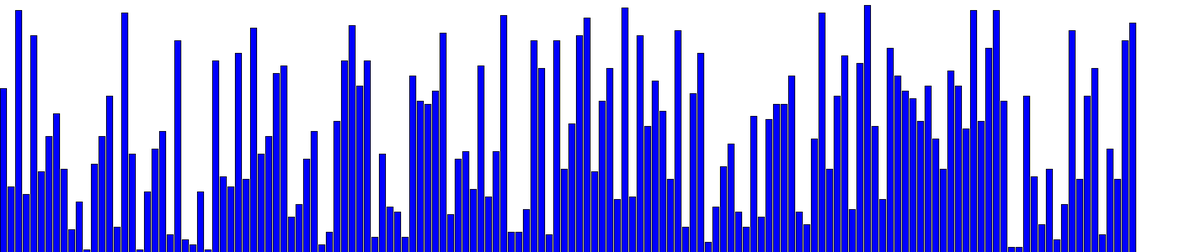
Frame 1 (no input)
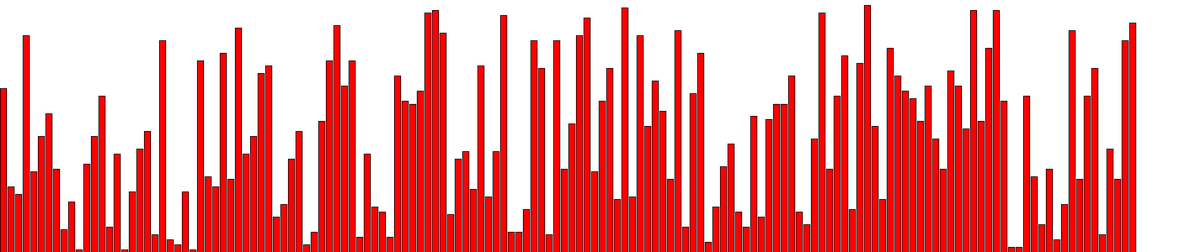
Frame 60 (the mouse pressed at the canvas centre just before this capture)
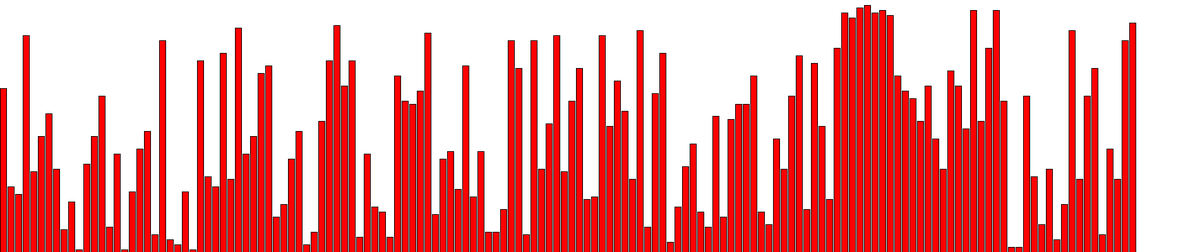
Frame 120 (the mouse held since frame 60 and released just before this capture)

The Processing sketch that drew these frames (run headless with seeded random() and noise(); from frame 60 on, the mouse is pressed at the canvas centre):

// Processing sketch: qcksrt
// ── qcksrt.pde
int[] values;
boolean sorting = false;
ArrayList<Task> tasks = new ArrayList<Task>();
PartitionState pState = null;

void setup() {
  size(1900, 400);
  initializeArray(150); // Adjust the array size as desired
}

void draw() {
  background(255);
  barDraw();
  
  if (sorting) {
    quickSortStep();
  }
}

// Draws the bars; if a bar is in the current partition, it is red.
void barDraw() {
  int barWidth = max(1, width / values.length);
  for (int i = 0; i < values.length; i++) {
    // Highlight bars in the active partition in red.
    if (pState != null && i >= pState.low && i <= pState.high) {
      fill(255, 0, 0); // Red
    } else {
      fill(0, 0, 255); // Blue
    }
    
    int barHeight = int(map(values[i], 0, 100, 0, height));
    rect(i * barWidth, height - barHeight, barWidth - 2, barHeight);
  }
}

// Performs one step of QuickSort per frame.
void quickSortStep() {
  if (pState != null) {
    // Process one step of partitioning per frame.
    if (pState.j < pState.high) {
      if (values[pState.j] < pState.pivot) {
        pState.i++;
        swap(values, pState.i, pState.j);
      }
      pState.j++;  // Move to the next element.
    } else {
      // Partition is complete; place the pivot in the correct position.
      swap(values, pState.i + 1, pState.high);
      int partitionIndex = pState.i + 1;
      
      // Add the left subarray task if it exists.
      if (pState.low < partitionIndex - 1) {
        tasks.add(new Task(pState.low, partitionIndex - 1));
      }
      // Add the right subarray task if it exists.
      if (partitionIndex + 1 < pState.high) {
        tasks.add(new Task(partitionIndex + 1, pState.high));
      }
      pState = null;  // Reset the current partition state.
    }
  } else {
    // If not partitioning, fetch the next task from the stack.
    if (tasks.size() > 0) {
      Task t = tasks.remove(tasks.size() - 1);
      if (t.low < t.high) {
        pState = new PartitionState(t.low, t.high);
      }
    } else {
      // Sorting is complete. Pause then reinitialize if desired.
      sorting = false;
      delay(1000);
      initializeArray(values.length * 2); // Example: double the array size.
    }
  }
}

// Helper function to swap two elements in the array.
void swap(int[] arr, int a, int b) {
  int temp = arr[a];
  arr[a] = arr[b];
  arr[b] = temp;
}

// Initializes the array with random values and resets sorting state.
void initializeArray(int newSize) {
  values = new int[newSize];
  for (int i = 0; i < values.length; i++) {
    values[i] = int(random(0, 101)); // Values range from 0 to 100.
  }
  tasks.clear();
  tasks.add(new Task(0, values.length - 1));
  sorting = true;
  pState = null;
}

// Represents a subarray to be sorted.
class Task {
  int low, high;
  Task(int low, int high) {
    this.low = low;
    this.high = high;
  }
}

// Holds the state of the current partition operation.
class PartitionState {
  int low, high, pivot, i, j;
  
  PartitionState(int low, int high) {
    this.low = low;
    this.high = high;
    pivot = values[high]; // Use the last element as pivot.
    i = low - 1;
    j = low;
  }
}
